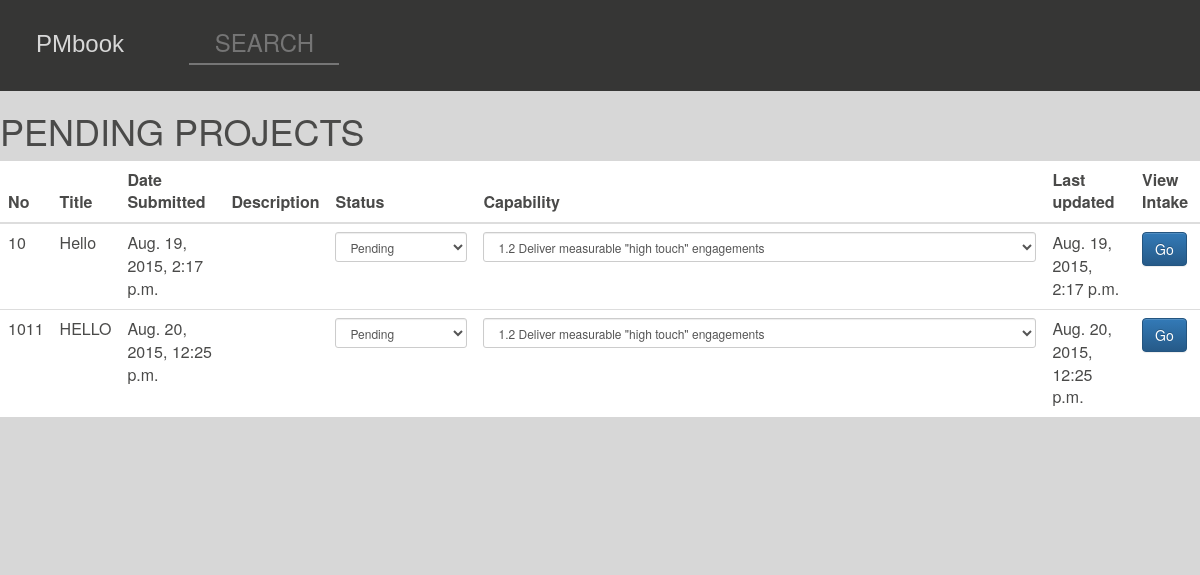
Page /pending/ on the committed database.
### Models/models.py (models this page shows, shortened)
class Project(models.Model):
    timestamp = models.DateTimeField(auto_now=True)
    name = models.CharField(max_length=100)
    email = models.CharField(max_length=100)
    division = models.ForeignKey(Division)
    office = models.ForeignKey(Office)
    sponsor = models.CharField(max_length=100)
    poc = models.CharField(max_length=100)
    description = models.CharField(max_length=10000)
    method = models.ForeignKey(Methodology, default=1)
    date = models.DateField(default=datetime.now)
    launchdate = models.DateField(default=datetime.now)
    staff = models.CharField(max_length=10000, default='')
    v1 = models.CharField(max_length=10000, default='')
    v2 = models.CharField(max_length=10000, default='')
    v3 = models.CharField(max_length=10000, default='')
    v4 = models.CharField(max_length=10000, default='')
    v5 = models.CharField(max_length=10000, default='')
    comment = models.CharField(max_length=10000, default='')
    needyn1 = models.CharField(max_length=10000, default='')
    needyn2 = models.CharField(max_length=10000, default='')
    needyn3 = models.CharField(max_length=10000, default='')
    needyn4 = models.CharField(max_length=10000, default='')
    needyn5 = models.CharField(max_length=10000, default='')
    needyn6 = models.CharField(max_length=10000, default='')
    valueyn1 = models.CharField(max_length=10000, default='')
    valueyn2 = models.CharField(max_length=10000, default='')
    valueyn3 = models.CharField(max_length=10000, default='')
    valueyn4 = models.CharField(max_length=10000, default='')
    valueyn5 = models.CharField(max_length=10000, default='')
    valueyn6 = models.CharField(max_length=10000, default='')
    techrisk1 = models.CharField(max_length=10000, default='')
    techrisk2 = models.CharField(max_length=10000, default='')
    techrisk3 = models.CharField(max_length=10000, default='')
    techrisk4 = models.CharField(max_length=10000, default='')
    techrisk5 = models.CharField(max_length=10000, default='')
    techrisk6 = models.CharField(max_length=10000, default='')
    techrisk7 = models.CharField(max_length=10000, default='')
    capnum = models.IntegerField(default=1)
    cap = models.CharField(max_length=1000)
    status = models.ForeignKey(Status, default=1)
    poc_contact_info = models.CharField(max_length=100)
    project_id = models.IntegerField()

### Models/views.py (the view)
# urls.py: url(r'^pending/', 'Models.views.pending', name= 'pending'),
def pending(request):
    project = Project.objects.filter(status=Status.objects.get(status="Pending"))
    context_instance=RequestContext(request, {
                    'project' : project
                })
    return render_to_response('Models/pending.html', context_instance)

### Models/models.py (called while the page is built)
    def __unicode__(self):
        return self.division

    def __unicode__(self):
        return self.methodology

    def __unicode__(self):
        return self.office

### Models/templates/Models/pending.html (shortened to what this page needs)
{% load staticfiles %}
<html lang="eng">
<head>
<link rel="stylesheet" type="text/css" href="{% static 'Models/css/bootstrap.css' %}" />
<link rel="stylesheet" type="text/css" href="{% static 'Models/css/bootstrap-theme.css' %}" />
<link rel="stylesheet" type="text/css" href="{% static 'Models/css/style.css' %}" />
</head>
<body class="projtable">
	<div class="container-fluid">
		<header class="row">
			<nav>
				<ul>
					<li><h3><a href="{% url 'index' %}"> <span> PMbook </span></a></h3></li>
					<li>
                        <form action="{% url 'search' %}" method="post">
                        	<input type="text" name="project_id" placeholder="SEARCH" id="search">
                        </form>
					</li>
				</ul>
			</nav>
		</header>
		<div class="row">
			<h1>Pending Projects </h1>
		</div>
		<div class="row">
			<table id="pending" class="table table-hover">
				<thead>
				<tr>
				<th>No
				<th>Title
				<th>Date Submitted
				<th>Description
				<th>Status
				<th>Capability
				<th>Last updated
				<th>View Intake
				<tbody>
				{% for p in project %}
				<tr>
				<td>{{p.project_id}}
				<td>{{p.name}}
				<td>{{p.timestamp}}
				<td>{{p.description}}
				<td>
				<form action="{% url 'pending' %}" method="post">
					<select class="input-sm select form-control" id="status" name="status">
						<option value="pending">Pending</option>
				    </select>
				</form>
				<td>
					<select class="input-sm select form-control" id="capability" name="capability">
						<option value="1.2">1.2 Deliver measurable "high touch" engagements</option>
					</select>
				<td>{{p.timestamp}}
				<form action="{% url 'intake' %}" method="post">
					<td><input name="back2" type="submit" class="btn btn-primary" value="Go">
				</form>
				{% endfor %}
			</table>
		</div>
		<footer class="row">
		</footer>
	</div>
</body>
</html>

### Models/static/Models/css/style.css (style rules this page uses)
body { background:#d7d7d7; text-align:left; margin:0px; padding:0; color: #4a4a49; overflow: scroll; }
input { max-width: 200px; }
a, a:visited { color: #4a4a49; text-decoration:none; }
header { background:#363635; padding:10px; margin:0; text-align:center; color: #ebebeb; }
header a { color:#d7d7d7; }
header h3 { text-transform: uppercase; color: #d7d7d7; }
header h3 span { text-transform: none; }
header.row { padding: 0px; }
nav { float:left; margin-left: -60px; }
nav li { display:inline-block; min-width: 200px; }
#search { width: 150px; color: #d7d7d7; max-width: 180px; height: 45px; padding: 2px; margin-right: 40px; color: #ffffff; font-size: 24px; text-align:center; background-color: transparent; border-width: medium medium 2px; border-style: none none solid; }
h3 { font-family: 'Varela', sans-serif; text-transform: uppercase; }
footer { font-size: 10px; margin-top: 80px !important; }
h3 span { display: block; text-transform: none; }
footer { position:relative; height:50px; width:100%; clear:both; margin:0; padding:1% 0; text-align:center; bottom: 0px; }
.projtable table { background-color: #ffffff; overflow: auto; }
.projtable table { padding: 0; margin: 0; }
.projtable h1 { text-transform: uppercase; }

### rows in the picture
Project: project_id "10", name "Hello", timestamp "Aug. 19, 2015, 2:17 p.m."
Project: project_id "1011", name "HELLO", timestamp "Aug. 20, 2015, 12:25 p.m."
